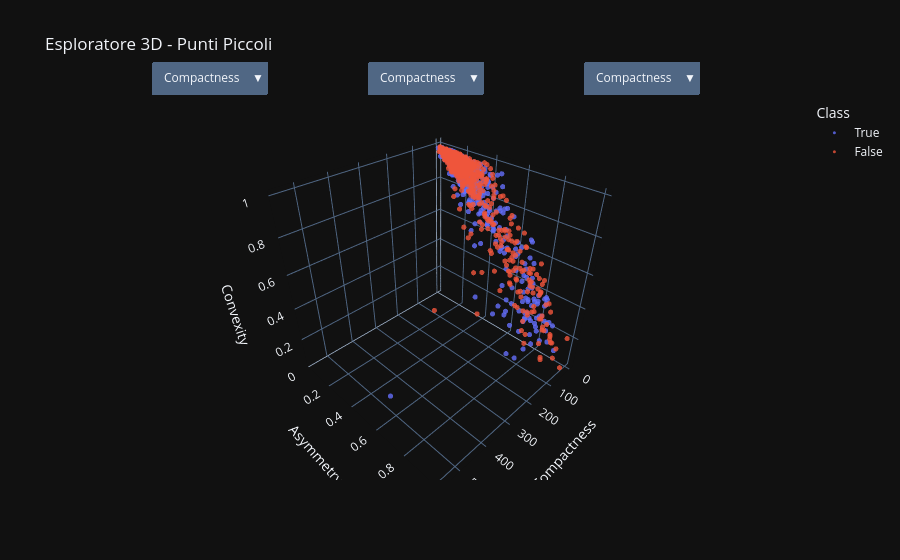

Notebook code for this chart:
### Code cell
import plotly.express as px

# Forza la colonna Class a stringa per avere colori netti
df['Class'] = df['Class'].astype(str) 

features = ["Compactness", "Asymmetry", "Convexity", "Multicolor", "Hue_Var", "Sat_Var", "Val_Var"]

fig = px.scatter_3d(
    df, 
    x="Compactness", 
    y="Asymmetry", 
    z="Convexity",
    color="Class",
    opacity=0.8,
    template="plotly_dark",
    title="Esploratore 3D - Punti Piccoli"
)

# --- QUI IMPOSTI LA DIMENSIONE DEI PUNTI ---
# size=2 o 3 è l'ideale per dataset densi
fig.update_traces(marker=dict(size=3, line=dict(width=0))) 

def create_buttons(axis_name):
    return [
        dict(
            method="restyle",
            args=[{axis_name: [df[f]]}],
            label=f
        ) for f in features
    ]

fig.update_layout(
    updatemenus=[
        dict(buttons=create_buttons("x"), direction="down", x=0.1, xanchor="left", y=1.1, yanchor="top"),
        dict(buttons=create_buttons("y"), direction="down", x=0.4, xanchor="left", y=1.1, yanchor="top"),
        dict(buttons=create_buttons("z"), direction="down", x=0.7, xanchor="left", y=1.1, yanchor="top")
    ]
)

fig.show()

### Figure 1 — Plotly figure (JSON) as saved in the notebook; plotly's stock layout.template omitted (floating-point values rounded to 4 significant figures; data arrays with more than 128 entries replaced by an {"elided": "..."} marker saying what was removed)
{"data": [{"hovertemplate": "Class=True<br>Compactness=%{x}<br>Asymmetry=%{y}<br>Convexity=%{z}<extra></extra>", "legendgroup": "True", "marker": {"color": "#636efa", "line": {"width": 0}, "opacity": 0.8, "size": 3, "symbol": "circle"}, "mode": "markers", "name": "True", "scene": "scene", "showlegend": true, "type": "scatter3d", "x": {"elided": "840 float values"}, "y": {"elided": "840 float values"}, "z": {"elided": "840 float values"}}, {"hovertemplate": "Class=False<br>Compactness=%{x}<br>Asymmetry=%{y}<br>Convexity=%{z}<extra></extra>", "legendgroup": "False", "marker": {"color": "#EF553B", "line": {"width": 0}, "opacity": 0.8, "size": 3, "symbol": "circle"}, "mode": "markers", "name": "False", "scene": "scene", "showlegend": true, "type": "scatter3d", "x": {"elided": "834 float values"}, "y": {"elided": "834 float values"}, "z": {"elided": "834 float values"}}], "layout": {"legend": {"title": {"text": "Class"}, "tracegroupgap": 0}, "scene": {"domain": {"x": [0, 1], "y": [0, 1]}, "xaxis": {"title": {"text": "Compactness"}}, "yaxis": {"title": {"text": "Asymmetry"}}, "zaxis": {"title": {"text": "Convexity"}}}, "title": {"text": "Esploratore 3D - Punti Piccoli"}, "updatemenus": [{"buttons": [{"args": [{"x": {"elided": "1x1674 float values"}}], "label": "Compactness", "method": "restyle"}, {"args": [{"x": {"elided": "1x1674 float values"}}], "label": "Asymmetry", "method": "restyle"}, {"args": [{"x": {"elided": "1x1674 float values"}}], "label": "Convexity", "method": "restyle"}, {"args": [{"x": {"elided": "1x1674 float values"}}], "label": "Multicolor", "method": "restyle"}, {"args": [{"x": {"elided": "1x1674 float values"}}], "label": "Hue_Var", "method": "restyle"}, {"args": [{"x": {"elided": "1x1674 float values"}}], "label": "Sat_Var", "method": "restyle"}, {"args": [{"x": {"elided": "1x1674 float values"}}], "label": "Val_Var", "method": "restyle"}], "direction": "down", "x": 0.1, "xanchor": "left", "y": 1.1, "yanchor": "top"}, {"buttons": [{"args": [{"y": {"elided": "1x1674 float values"}}], "label": "Compactness", "method": "restyle"}, {"args": [{"y": {"elided": "1x1674 float values"}}], "label": "Asymmetry", "method": "restyle"}, {"args": [{"y": {"elided": "1x1674 float values"}}], "label": "Convexity", "method": "restyle"}, {"args": [{"y": {"elided": "1x1674 float values"}}], "label": "Multicolor", "method": "restyle"}, {"args": [{"y": {"elided": "1x1674 float values"}}], "label": "Hue_Var", "method": "restyle"}, {"args": [{"y": {"elided": "1x1674 float values"}}], "label": "Sat_Var", "method": "restyle"}, {"args": [{"y": {"elided": "1x1674 float values"}}], "label": "Val_Var", "method": "restyle"}], "direction": "down", "x": 0.4, "xanchor": "left", "y": 1.1, "yanchor": "top"}, {"buttons": [{"args": [{"z": {"elided": "1x1674 float values"}}], "label": "Compactness", "method": "restyle"}, {"args": [{"z": {"elided": "1x1674 float values"}}], "label": "Asymmetry", "method": "restyle"}, {"args": [{"z": {"elided": "1x1674 float values"}}], "label": "Convexity", "method": "restyle"}, {"args": [{"z": {"elided": "1x1674 float values"}}], "label": "Multicolor", "method": "restyle"}, {"args": [{"z": {"elided": "1x1674 float values"}}], "label": "Hue_Var", "method": "restyle"}, {"args": [{"z": {"elided": "1x1674 float values"}}], "label": "Sat_Var", "method": "restyle"}, {"args": [{"z": {"elided": "1x1674 float values"}}], "label": "Val_Var", "method": "restyle"}], "direction": "down", "x": 0.7, "xanchor": "left", "y": 1.1, "yanchor": "top"}]}}
